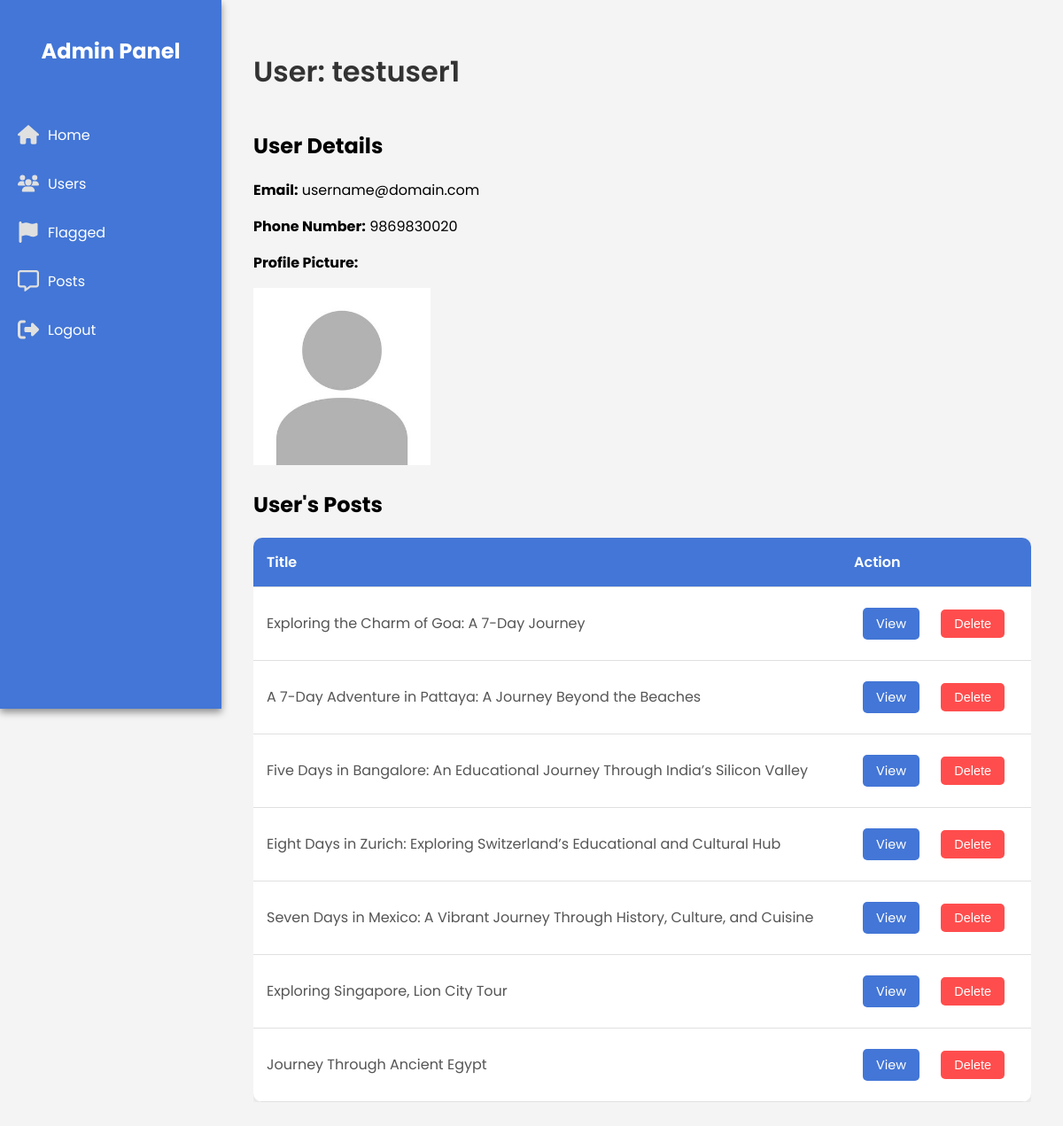
Page /view_user/1 on the committed database.
### app/models.py (models this page shows, shortened)
class SearchableMixin(object):
    @classmethod
    def before_commit(cls, session):
        session._changes = {
            'add': list(session.new),
            'update': list(session.dirty),
            'delete': list(session.deleted)
        }

class User(db.Model, UserMixin, SearchableMixin):
    __tablename__ = 'user'
    __searchable__ = ['username', 'email']
    id = db.Column(db.Integer, primary_key=True)
    username = db.Column(db.String(80), unique=True, nullable=False)
    password = db.Column(db.String(80), nullable=False)
    email = db.Column(db.String(120), unique=True, nullable=False)
    phone_number = db.Column(db.Integer, unique=True, nullable=False)
    profile_pic = db.Column(db.String(120), nullable=False, default='profile.jpg')

class Post(db.Model, SearchableMixin):
    __tablename__ = 'post'
    __searchable__ = ['title', 'location', 'category', 'content']
    id = db.Column(db.Integer, primary_key=True)
    title = db.Column(db.String(255), nullable=True)
    location = db.Column(db.String(255), nullable=True)
    category = db.Column(db.String(255), nullable=True)
    duration = db.Column(db.String(255), nullable=True)
    tips = db.Column(db.String(255), nullable=True)
    user_id = db.Column(db.Integer, db.ForeignKey('user.id'), nullable=True)
    status=db.Column(db.String, nullable=False, default='draft')
    content = db.Column(db.String, nullable=False)
    flagged = db.Column(db.Boolean, nullable=False,default=False)
    sexuality = db.Column(db.String(255), nullable=False,default=False)
    violence = db.Column(db.String(255), nullable=False,default=False)
    harassment = db.Column(db.String(255), nullable=False,default=False)
    illicit = db.Column(db.String(255), nullable=False,default=False)
    self_harm = db.Column(db.String(255), nullable=False,default=False)
    hate = db.Column(db.String(255), nullable=False,default=False)

### app/admin_routes.py (the view)
@app.route('/view_user/<int:user_id>')
def view_user(user_id):
    user = User.query.get_or_404(user_id)
    posts = (
        db.session.query(User, Post)
        .join(Post, User.id == Post.user_id)
        .filter(User.id == user_id)
        .filter(Post.status != 'flagged')
        .all()
    )
    return render_template('adminPages/view_user.html',
                           user=user,
                           posts=posts)

### app/templates/adminPages/view_user.html
{% extends 'adminPages/adminhome.html' %}
{% block head %}
    <link rel="stylesheet" href="{{ url_for('static', filename='css/admin.css') }}">
    <link rel="stylesheet" href="{{ url_for('static', filename='css/users.css') }}">
{% endblock %}
{% block body %}
<div class="users-page">
    <div class="page-header">
        <h1 class="page-title">User: {{ user.username }}</h1>
    </div>
    <div class="detail-section">
        <h2>User Details</h2>
        <p><strong>Email:</strong> {{ user.email }}</p>
        <p><strong>Phone Number:</strong> {{ user.phone_number }}</p>
        <p><strong>Profile Picture:</strong></p>
        <img src="{{ url_for('static', filename='Images/' + user.profile_pic) }}" alt="Profile Picture"  style="max-width: 200px;">
    </div>
    <div class="detail-section">
        <h2>User's Posts</h2>
        <div class="users-table-container">
            <table class="users-table">
                <thead>
                    <tr>
                        <th>Title</th>
                        <th>Action</th>
                    </tr>
                </thead>
                <tbody>
                {% if posts %}
                    {% for user, post in posts %}
                    <tr>
                        <td>{{ post.title }}</td>
                        <td>
                            <a href="{{ url_for('view_post', post_id=post.id) }}" class="action-btn">View</a>
                            <form action="{{ url_for('delete_admin', post_id=post.id) }}" method="post" style="display:inline;">
                                <button type="submit" class="action-btn delete-btn">Delete</button>
                            </form>
                        </td>
                    </tr>
                    {% endfor %}
                {% else %}
                    <tr>
                        <td>No posts found</td>
                    </tr>
                {% endif %}
                </tbody>
            </table>
        </div>
    </div>
</div>
{% endblock %}

### app/static/css/admin.css (style rules this page uses)
body { font-family: 'Poppins', sans-serif; margin: 0; padding: 0; background-color: #f4f4f4; }

### app/static/css/users.css (style rules this page uses)
.users-page { padding: 20px; }
.page-header { display: flex; justify-content: space-between; align-items: center; margin-bottom: 20px; }
.page-title { font-size: 2rem; color: #333; font-weight: 600; }
.users-table-container { overflow-x: auto; }
.users-table { width: 100%; border-collapse: collapse; background-color: #ffffff; box-shadow: 0 2px 8px rgba(0, 0, 0, 0.1); border-radius: 10px; overflow: hidden; }
.users-table th, .users-table td { padding: 15px; text-align: left; border-bottom: 1px solid #e0e0e0; }
.users-table th { background-color: #4376d6; color: #ffffff; font-weight: 600; }
.users-table td { color: #555; }
.action-btn { padding: 8px 15px; border: none; border-radius: 5px; cursor: pointer; font-size: 0.9rem; color: #ffffff; background-color: #4376d6; transition: background-color 0.3s; margin: 10px; }
.delete-btn { background-color: #ff4d4d; }
.action-btn { text-decoration: none; }

### rows in the picture
User: username "testuser1", email "username@domain.com", phone_number "9869830020", profile_pic (placeholder picture), title "Exploring the Charm of Goa: A 7-Day Journey", title "A 7-Day Adventure in Pattaya: A Journey Beyond the Beaches", title "Five Days in Bangalore: An Educational Journey Through India’s Silicon Valley", title "Eight Days in Zurich: Exploring Switzerland’s Educational and Cultural Hub", title "Seven Days in Mexico: A Vibrant Journey Through History, Culture, and Cuisine", title "Exploring Singapore, Lion City Tour", title "Journey Through Ancient Egypt"
